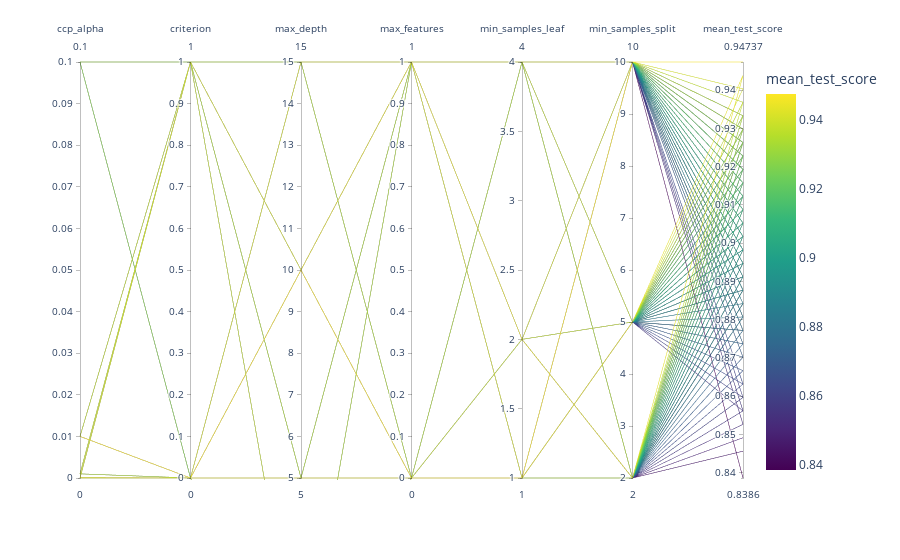

Notebook code for this chart:
### Code cell
best_dt = grid_search(DecisionTreeClassifier(), X, y, hyperparams = params_dt, scoring=f2, scale=MinMaxScaler())
best_dt

### Figure 1 — Plotly figure (JSON) as saved in the notebook; plotly's stock layout.template omitted (floating-point values rounded to 4 significant figures; data arrays with more than 128 entries replaced by an {"elided": "..."} marker saying what was removed)
{"data": [{"dimensions": [{"label": "ccp_alpha", "values": {"elided": "720 float values"}}, {"label": "criterion", "values": {"elided": "720 int values"}}, {"label": "max_depth", "values": {"elided": "720 int values"}}, {"label": "max_features", "values": {"elided": "720 int values"}}, {"label": "min_samples_leaf", "values": {"elided": "720 int values"}}, {"label": "min_samples_split", "values": {"elided": "720 int values"}}, {"label": "mean_test_score", "values": {"elided": "720 float values"}}], "domain": {"x": [0, 1], "y": [0, 1]}, "line": {"color": {"elided": "720 float values"}, "coloraxis": "coloraxis"}, "name": "", "type": "parcoords"}], "layout": {"coloraxis": {"colorbar": {"title": {"text": "mean_test_score"}}, "colorscale": [[0, "#440154"], [0.1111, "#482878"], [0.2222, "#3e4989"], [0.3333, "#31688e"], [0.4444, "#26828e"], [0.5556, "#1f9e89"], [0.6667, "#35b779"], [0.7778, "#6ece58"], [0.8889, "#b5de2b"], [1, "#fde725"]]}, "legend": {"tracegroupgap": 0}, "margin": {"t": 60}}}
